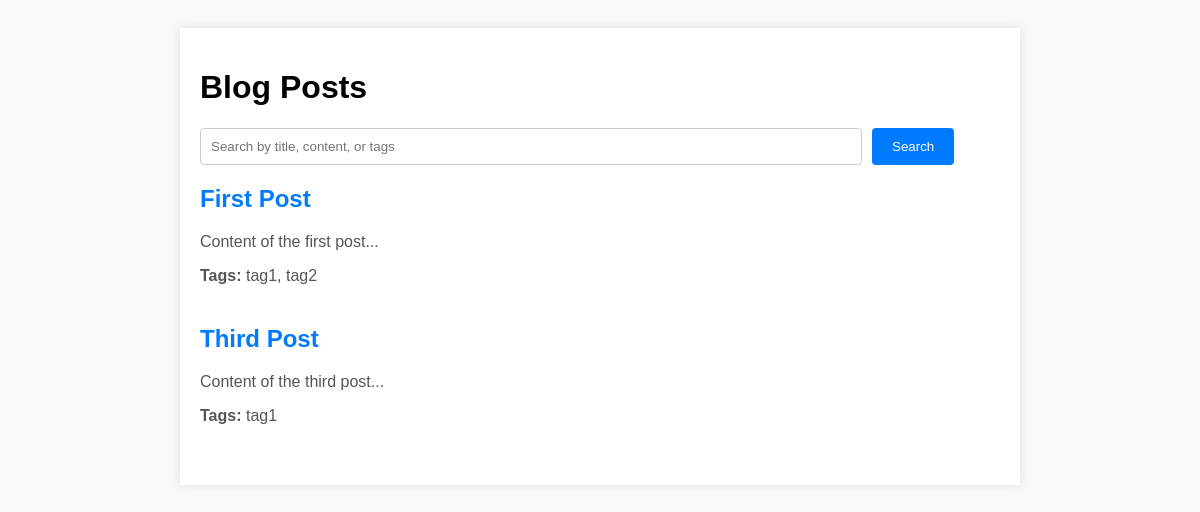
/public_blog.php, run on the app's committed database.
### tables this page shows
CREATE TABLE blog_posts (
    id INT AUTO_INCREMENT PRIMARY KEY,
    title VARCHAR(100) NOT NULL,
    content TEXT NOT NULL,
    user_id INT NOT NULL,
    status ENUM('draft', 'published') DEFAULT 'draft',
    tags VARCHAR(100),
    created_at TIMESTAMP DEFAULT CURRENT_TIMESTAMP,
    updated_at TIMESTAMP DEFAULT CURRENT_TIMESTAMP ON UPDATE CURRENT_TIMESTAMP,
    is_draft BOOLEAN DEFAULT TRUE,
    FOREIGN KEY (user_id) REFERENCES users(id)
);

### public_blog.php (the view, shortened to what this page needs)
<?php
require 'config.php';
$search_query = "";
$sql = "SELECT * FROM blog_posts WHERE status = 'published'";
$stmt = $conn->prepare($sql);
$stmt->execute();
$result = $stmt->get_result();
?>
<!DOCTYPE html>
<html lang="en">
<head>
</head>
<body>
    <div class="container">
        <h1>Blog Posts</h1>
        <form class="search-bar" method="GET" action="public_blog.php">
            <input type="text" name="search" placeholder="Search by title, content, or tags" value="<?php echo htmlspecialchars($search_query); ?>">
            <button type="submit">Search</button>
        </form>
        <?php if ($result->num_rows > 0): ?>
            <?php while ($row = $result->fetch_assoc()): ?>
                <div class="post">
                    <h2><?php echo htmlspecialchars($row['title']); ?></h2>
                    <p><?php echo htmlspecialchars(substr($row['content'], 0, 200)); ?>...</p>
                    <p class="tags"><strong>Tags:</strong> <?php echo htmlspecialchars($row['tags']); ?></p>
                </div>
            <?php endwhile; ?>
        <?php else: ?>
            <p class="no-results">No posts found.</p>
        <?php endif; ?>
    </div>
</body>
</html>

### public_blog.php (style rules this page uses)
body { font-family: Arial, sans-serif; background-color: #f9f9f9; padding: 20px; }
.container { max-width: 800px; margin: 0 auto; background-color: #fff; padding: 20px; box-shadow: 0 0 10px rgba(0, 0, 0, 0.1); }
.post { margin-bottom: 40px; }
.post h2 { color: #007BFF; }
.post p { color: #555; }
.search-bar { margin-bottom: 20px; display: flex; }
.search-bar input { width: 80%; padding: 10px; border: 1px solid #ccc; border-radius: 4px; }
.search-bar button { padding: 10px 20px; border: none; background-color: #007BFF; color: white; border-radius: 4px; cursor: pointer; margin-left: 10px; }
.tags { color: #007BFF; }

### data on the page
blog_posts: title "First Post", content "Content of the first post", tags "tag1, tag2"
blog_posts: title "Third Post", content "Content of the third post", tags "tag1"
